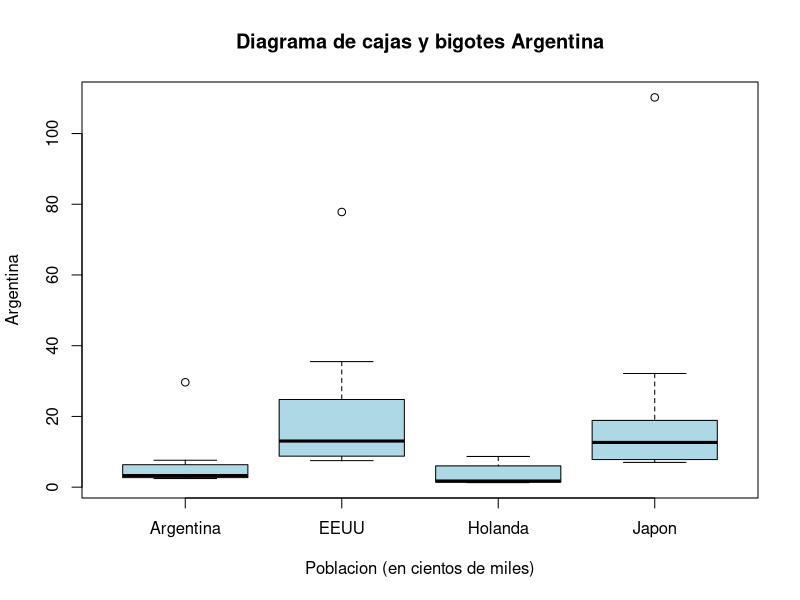

Write the R code that produced this figure.
## ---- chunk 1
knitr::opts_chunk$set(echo = TRUE)
## ---- chunk 2
#argentina<- c(29.66,7.61,6.35,4.10,3.80,2.75,2.70,2.69,2.51,2.44)
#EEUU<- c(77.81,35.50,24.79,20.02,16.70,9.39,9.38,8.76,7.63,7.50)
#holanda<- c(8.68,7.31,6.02,2.64,1.75,1.72,1.51,1.42,1.31,1.29)
#japon<- c(110.21,32.14,18.88,16.38,13.37,11.92,10.71,7.80,7.70,7.00)
poblacion<- c(29.66,7.61,6.35,4.10,3.80,2.75,2.70,2.69,2.51,2.44,77.81,35.50,24.79,20.02,16.70,9.39,9.38,8.76,7.63,7.50,8.68,7.31,6.02,2.64,1.75,1.72,1.51,1.42,1.31,1.29,110.21,32.14,18.88,16.38,13.37,11.92,10.71,7.80,7.70,7.00)
## ---- chunk 3
pais<-c("Argentina","Argentina","Argentina","Argentina","Argentina","Argentina","Argentina","Argentina","Argentina","Argentina","EEUU","EEUU","EEUU","EEUU","EEUU","EEUU","EEUU","EEUU","EEUU","EEUU","Holanda","Holanda","Holanda","Holanda","Holanda","Holanda","Holanda","Holanda","Holanda","Holanda","Japon","Japon","Japon","Japon","Japon","Japon","Japon","Japon","Japon","Japon")

boxplot(poblacion~pais, horizontal = FALSE, main = "Diagrama de cajas y bigotes Argentina", 
     xlab = "Poblacion (en cientos de miles)", ylab = "Argentina",col = "lightblue")
